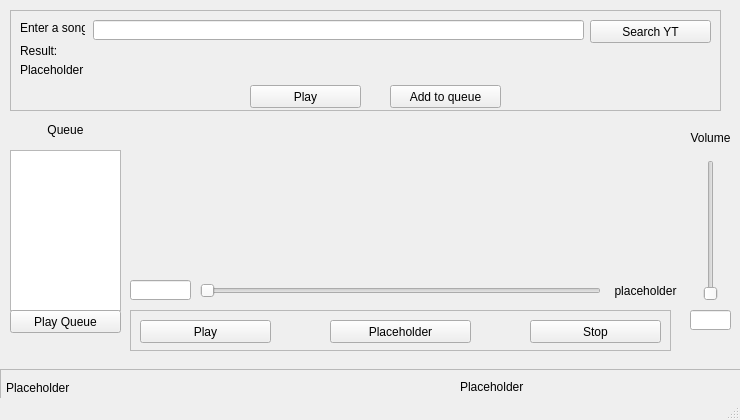
<?xml version="1.0" encoding="UTF-8"?>
<ui version="4.0">
 <class>MainWindow</class>
 <widget class="QMainWindow" name="MainWindow">
  <property name="geometry">
   <rect>
    <x>0</x>
    <y>0</y>
    <width>740</width>
    <height>420</height>
   </rect>
  </property>
  <property name="cursor">
   <cursorShape>ArrowCursor</cursorShape>
  </property>
  <property name="windowTitle">
   <string>PyStreamer</string>
  </property>
  <property name="autoFillBackground">
   <bool>false</bool>
  </property>
  <widget class="QWidget" name="centralwidget">
   <widget class="QLineEdit" name="enterSong_lineEdit">
    <property name="geometry">
     <rect>
      <x>93</x>
      <y>20</y>
      <width>491</width>
      <height>20</height>
     </rect>
    </property>
   </widget>
   <widget class="QLabel" name="enterSongPrompt_label">
    <property name="geometry">
     <rect>
      <x>20</x>
      <y>20</y>
      <width>65</width>
      <height>16</height>
     </rect>
    </property>
    <property name="text">
     <string>Enter a song:</string>
    </property>
   </widget>
   <widget class="QListWidget" name="queue_listWidget">
    <property name="geometry">
     <rect>
      <x>10</x>
      <y>150</y>
      <width>111</width>
      <height>161</height>
     </rect>
    </property>
   </widget>
   <widget class="QSlider" name="music_horizontalSlider">
    <property name="geometry">
     <rect>
      <x>200</x>
      <y>280</y>
      <width>401</width>
      <height>22</height>
     </rect>
    </property>
    <property name="orientation">
     <enum>Qt::Horizontal</enum>
    </property>
   </widget>
   <widget class="QLabel" name="queue_label">
    <property name="geometry">
     <rect>
      <x>10</x>
      <y>120</y>
      <width>111</width>
      <height>20</height>
     </rect>
    </property>
    <property name="layoutDirection">
     <enum>Qt::LeftToRight</enum>
    </property>
    <property name="text">
     <string>Queue</string>
    </property>
    <property name="alignment">
     <set>Qt::AlignCenter</set>
    </property>
   </widget>
   <widget class="QSlider" name="volume_verticalSlider">
    <property name="geometry">
     <rect>
      <x>700</x>
      <y>160</y>
      <width>22</width>
      <height>141</height>
     </rect>
    </property>
    <property name="maximum">
     <number>125</number>
    </property>
    <property name="orientation">
     <enum>Qt::Vertical</enum>
    </property>
   </widget>
   <widget class="QFrame" name="entry_frame">
    <property name="geometry">
     <rect>
      <x>10</x>
      <y>10</y>
      <width>711</width>
      <height>101</height>
     </rect>
    </property>
    <property name="frameShape">
     <enum>QFrame::StyledPanel</enum>
    </property>
    <property name="frameShadow">
     <enum>QFrame::Sunken</enum>
    </property>
    <property name="lineWidth">
     <number>1</number>
    </property>
    <widget class="QPushButton" name="searchYT_pushButton">
     <property name="geometry">
      <rect>
       <x>580</x>
       <y>10</y>
       <width>121</width>
       <height>23</height>
      </rect>
     </property>
     <property name="text">
      <string>Search YT</string>
     </property>
    </widget>
    <widget class="QLabel" name="resultPrompt_label">
     <property name="geometry">
      <rect>
       <x>10</x>
       <y>30</y>
       <width>41</width>
       <height>21</height>
      </rect>
     </property>
     <property name="text">
      <string>Result:</string>
     </property>
    </widget>
    <widget class="QPushButton" name="playEntry_pushButton">
     <property name="geometry">
      <rect>
       <x>240</x>
       <y>75</y>
       <width>111</width>
       <height>23</height>
      </rect>
     </property>
     <property name="text">
      <string>Play</string>
     </property>
    </widget>
    <widget class="QPushButton" name="pladdToQueue_pushButton">
     <property name="geometry">
      <rect>
       <x>380</x>
       <y>75</y>
       <width>111</width>
       <height>23</height>
      </rect>
     </property>
     <property name="text">
      <string>Add to queue</string>
     </property>
    </widget>
    <widget class="QLabel" name="result_label">
     <property name="geometry">
      <rect>
       <x>10</x>
       <y>50</y>
       <width>691</width>
       <height>20</height>
      </rect>
     </property>
     <property name="text">
      <string>Placeholder</string>
     </property>
    </widget>
   </widget>
   <widget class="QLabel" name="volumeIdentifier_label">
    <property name="geometry">
     <rect>
      <x>690</x>
      <y>130</y>
      <width>41</width>
      <height>16</height>
     </rect>
    </property>
    <property name="text">
     <string>Volume</string>
    </property>
    <property name="alignment">
     <set>Qt::AlignCenter</set>
    </property>
   </widget>
   <widget class="QLineEdit" name="currentTime_lineEdit">
    <property name="geometry">
     <rect>
      <x>130</x>
      <y>280</y>
      <width>61</width>
      <height>20</height>
     </rect>
    </property>
   </widget>
   <widget class="QLabel" name="length_label">
    <property name="geometry">
     <rect>
      <x>610</x>
      <y>280</y>
      <width>71</width>
      <height>21</height>
     </rect>
    </property>
    <property name="text">
     <string>placeholder</string>
    </property>
    <property name="alignment">
     <set>Qt::AlignCenter</set>
    </property>
   </widget>
   <widget class="QFrame" name="status_frame">
    <property name="geometry">
     <rect>
      <x>0</x>
      <y>369</y>
      <width>741</width>
      <height>71</height>
     </rect>
    </property>
    <property name="frameShape">
     <enum>QFrame::StyledPanel</enum>
    </property>
    <property name="frameShadow">
     <enum>QFrame::Plain</enum>
    </property>
    <widget class="QLabel" name="statusSong_label">
     <property name="geometry">
      <rect>
       <x>6</x>
       <y>3</y>
       <width>421</width>
       <height>31</height>
      </rect>
     </property>
     <property name="text">
      <string>Placeholder</string>
     </property>
    </widget>
    <widget class="QLabel" name="statusTime_label">
     <property name="geometry">
      <rect>
       <x>460</x>
       <y>2</y>
       <width>281</width>
       <height>31</height>
      </rect>
     </property>
     <property name="text">
      <string>Placeholder</string>
     </property>
    </widget>
   </widget>
   <widget class="QPushButton" name="playQueue_pushButton">
    <property name="geometry">
     <rect>
      <x>10</x>
      <y>310</y>
      <width>111</width>
      <height>23</height>
     </rect>
    </property>
    <property name="text">
     <string>Play Queue</string>
    </property>
   </widget>
   <widget class="QLineEdit" name="volume_lineEdit">
    <property name="geometry">
     <rect>
      <x>690</x>
      <y>310</y>
      <width>41</width>
      <height>20</height>
     </rect>
    </property>
   </widget>
   <widget class="QFrame" name="controls_frame">
    <property name="geometry">
     <rect>
      <x>130</x>
      <y>310</y>
      <width>541</width>
      <height>41</height>
     </rect>
    </property>
    <property name="frameShape">
     <enum>QFrame::StyledPanel</enum>
    </property>
    <property name="frameShadow">
     <enum>QFrame::Plain</enum>
    </property>
    <widget class="QPushButton" name="play_pushButton">
     <property name="geometry">
      <rect>
       <x>10</x>
       <y>10</y>
       <width>131</width>
       <height>23</height>
      </rect>
     </property>
     <property name="text">
      <string>Play</string>
     </property>
    </widget>
    <widget class="QPushButton" name="pause_res_pushButton">
     <property name="geometry">
      <rect>
       <x>200</x>
       <y>10</y>
       <width>141</width>
       <height>23</height>
      </rect>
     </property>
     <property name="text">
      <string>Placeholder</string>
     </property>
    </widget>
    <widget class="QPushButton" name="stop_pushButton">
     <property name="geometry">
      <rect>
       <x>400</x>
       <y>10</y>
       <width>131</width>
       <height>23</height>
      </rect>
     </property>
     <property name="text">
      <string>Stop</string>
     </property>
    </widget>
   </widget>
   <zorder>status_frame</zorder>
   <zorder>entry_frame</zorder>
   <zorder>enterSong_lineEdit</zorder>
   <zorder>enterSongPrompt_label</zorder>
   <zorder>queue_listWidget</zorder>
   <zorder>music_horizontalSlider</zorder>
   <zorder>queue_label</zorder>
   <zorder>volume_verticalSlider</zorder>
   <zorder>volumeIdentifier_label</zorder>
   <zorder>currentTime_lineEdit</zorder>
   <zorder>length_label</zorder>
   <zorder>playQueue_pushButton</zorder>
   <zorder>volume_lineEdit</zorder>
   <zorder>controls_frame</zorder>
  </widget>
  <widget class="QStatusBar" name="statusbar"/>
 </widget>
 <resources/>
 <connections/>
</ui>
